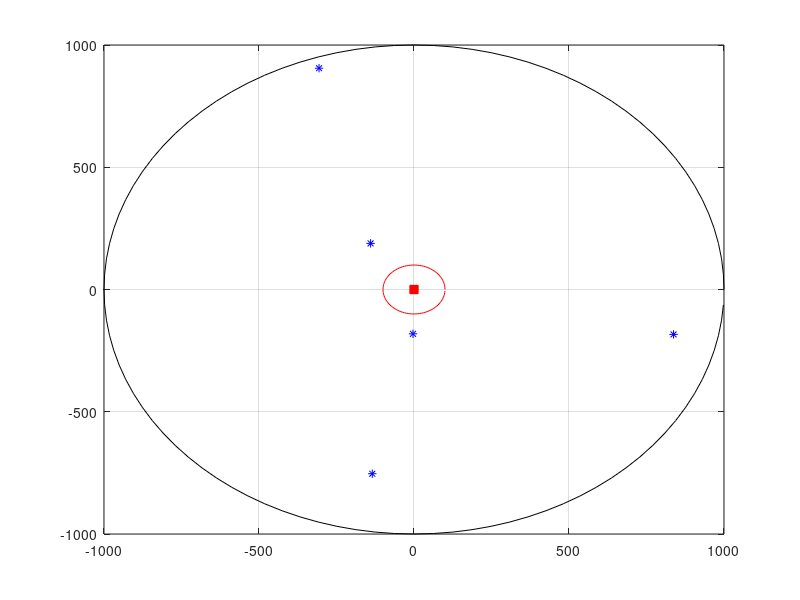

Here is the MATLAB script that generated this plot:
clear all;clc

%% ----------------------------------- Parameters ------------------------------
plot_fig = false;                                                   % Disable/enable figure plotting.

L = 1;                                                              % Number of cells.
K = 5;                                                              % Number of single-antenna terminals in each cell, i.e., number of transmitt antennas.
M = 100;                                                            % Number of antennas at the base station of each cell (In this case, i.e., uplink, it gives the number of receiving antennas).
NFFT = 2048;                                                        % Number of points used by the OFDM.
modOrd = 2;                                                         % Constellation size = 2^modOrd.
numSym = K*NFFT;                                                    % Number of symbols, i.e., number of terminals.
NCP = 128;                                                          % Number of samples used to create a Extended Cyclic Prefix (CP) according to 3GPP' LTE standards. 12 OFDM symbols per subframe, i.e., 1 ms.
Ts = 1/(15000*NFFT);                                                % System Sampleing Rate.
numSymbInSubframe = 12;                                             % Number of symbols in a subframe. 12 for extended CP.

EbNoVec = -20:1:0;                                                  % Eb/No in dB.
EsN0dB = EbNoVec + 10*log10(NFFT/(NFFT+NCP)) + 10*log10(modOrd);    % converting to symbol to noise ratio
snr = EsN0dB - 10*log10((NFFT/(NFFT+NCP)));                         % Calculate SNR from EsNo in dB.

cellRadius = 1000;                                                  % Radius given in meters.
cellHole = 100;                                                     % Cell hole in meters.

nTotalOfBits = 1e7;
nErrors = 100000;
debug = false;

% Large scale fading.
sshadow = 3;                    % Shadow-fading standard deviation in dB.
gamma = 2.8;                    % Decay exponent: Urban area cellular radio 2.7 - 3.5

% Small scale fading.
delay = [0 0.4]*1e-6;           % Atraso em microsegundos.
gain  = [0 0];                  % Ganho em db
numPaths = length(delay);       % Number of paths per channel.
totalNumPaths = M*K*numPaths;   % Total number of paths between the various antennas and Base Stations.

%% ----------------------------------- Setup Channel -----------------------------------
% Vetor de ganhos.
pos =  round(delay/Ts)+1;               % Posicao dos taps efetivos no vetor.
g   = zeros(1, round(delay(end)/Ts)+1); % +1 serve para incluir o delay 0 no vetor.
for n = 1:length(delay)
    g( pos(n) ) = 10^( gain(n)/10 );
end

fc = 1e9;               % Carrier Freq. in MHz.
c = 3e8;                % Light speed in m/s.
v = 30;                 % Speed in m/s.
Fs = 30.72e6;           % Sampling Freq. in MHz.
Ts = 1/Fs;              % Sampling period in seconds.

fd = (v*fc)/c;          % Doppler frequency.

Pd = 0;                 % Potencia relativa em dB.

% Parameters used for generating the Mulipath Masive MIMO Channel.
Fs_chann = 1000;                    % Channel Sampling Rate in Hz.
Ts_chann = 1/Fs_chann;
N_chann = 256;                      % Number of samples used to sample the channel.
delta_f_chann = Fs_chann/N_chann;   % in Hz.
f = -Fs_chann/2:delta_f_chann:Fs_chann/2;
idx = find(f<fd);
f = f(idx);
idx = find(f>-fd);
f = f(idx);
f = f.';

LS = length(f);
S = 1/pi/fd./sqrt(1 - (f/fd).^2) * 10^(Pd/10);
S = S * LS / sum(S);                % Normalizacao de energia
S1 = S;
S = [S((LS+1)/2:LS); zeros(N_chann-LS,1); S(1:(LS-1)/2)];

% **************** Generate M-MIMO Channel. ****************
rng(55);
x = [(randn((LS-1)/2+1,totalNumPaths,'double') + 1i*randn((LS-1)/2+1,totalNumPaths,'double')); zeros(N_chann-LS,totalNumPaths); (randn((LS-1)/2,totalNumPaths,'double')) + 1i*randn((LS-1)/2,totalNumPaths,'double')]/sqrt(2);
ch = ifft(x .* repmat(sqrt(S),1,totalNumPaths)) * N_chann / sqrt(LS);

% **************** Cell Layout. ****************
% Generate a random radius value within the range cellHole to cellRadius for each one of the terminals.
radius = cellHole + (cellRadius-cellHole).*rand(1,K);

% Generate an random angle value within the range 0 to 2*pi for each one of the terminals.
angle = 2*pi*rand(1,K);

% Plot the position of each terminal inside the cell.
figure;
plot(0, 0, 'rs', 'MarkerFaceColor',[1,0,0], 'MarkerEdgeColor',[1 0 0]);
hold on;

Circlex = cellRadius*cos(2*pi*(0:99)/100);
Circley = cellRadius*sin(2*pi*(0:99)/100);
plot(Circlex.', Circley.', 'k');

Circlex = cellHole*cos(2*pi*(0:99)/100);
Circley = cellHole*sin(2*pi*(0:99)/100);
plot(Circlex.', Circley.', 'r');

UEx = radius.*cos(angle);
UEy = radius.*sin(angle);
plot(UEx, UEy, 'b*');

grid on;
hold off;

% Large scale fading according to described in MIMO-OFDM Wireless Communications with MATLAB.
if(0)
    d0 = 100;
    sigma = 2;
    n = 2;
    PL = PL_logdist_or_norm(fc,radius,d0,n,sigma);
    largeScaleFading = 10.^(-0.1*PL);
end

%--------------------------------------------------------------------------

power_ctrl_enabled = true; % enable/disable power control at eNodeB.

% Calculate path-loss for all users, in meters.
path_loss = radius.^gamma;

% Apply power delay profile to the channel paths.
for idx_ch = 1 : N_chann
    
    % Calculate shadowing for each one of different channels.
    shadowing_att = lognrnd(0,sshadow,1,K);
  
    if(power_ctrl_enabled)
        largeScaleFading = 1;
    else
        % Large scale fading calculated according to Marzetta.
        largeScaleFading = repmat(sqrt(shadowing_att./path_loss), M, 1);
    end
    
    % Atualizacao das matrizes de canal para a celula alvo (l = 1): existe uma matriz de canal por percurso do terminal.
    G = reshape(ch(idx_ch,:), M, K, length(pos));
    G(:,:,1) = (g(pos(1)) * G(:,:,1)) .* largeScaleFading;
    for k = 2:length(pos)
        G(:,:,k) = (g(pos(k)) * G(:,:,k)) .* largeScaleFading;
    end
    ch(idx_ch,:) = reshape(G, 1, totalNumPaths);
    
    % used for debug.
    DiagMatrix1 = diag(abs((G(:,:,1)' * G(:,:,1))/M));
    DiagMatrix2 = diag(abs((G(:,:,2)' * G(:,:,2))/M));
    diagVector1(idx_ch,:) = (DiagMatrix1);
    diagVector2(idx_ch,:) = (DiagMatrix2);
    
end


